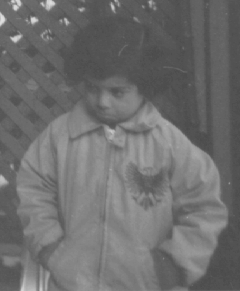
#> input picture Lab#3/pout.tif, 240 x 291 px
$ jupyter execute --allow-errors Lab_Smoothing_STD.ipynb   (shell and % lines are left out)
#> lines starting #> are read from the running program, lines starting #| are printed output that depends on the picture
### Lab#3/commonfunctions.py


import skimage.io as io
import matplotlib.pyplot as plt
import numpy as np
from skimage.exposure import histogram
from matplotlib.pyplot import bar
from skimage.color import rgb2gray,rgb2hsv

# Convolution:
from scipy.signal import convolve2d
from scipy import fftpack
import math

from skimage.util import random_noise
from skimage.filters import median
from skimage.filters import gaussian
from skimage.feature import canny


# Edges
from skimage.filters import sobel_h, sobel, sobel_v,roberts, prewitt

# Show the figures / plots inside the notebook
def show_images(images,titles=None):
    #This function is used to show image(s) with titles by sending an array of images and an array of associated titles.
    # images[0] will be drawn with the title titles[0] if exists
    # You aren't required to understand this function, use it as-is.
    n_ims = len(images)
    if titles is None: titles = ['(%d)' % i for i in range(1,n_ims + 1)]
    fig = plt.figure()
    n = 1
    for image,title in zip(images,titles):
        a = fig.add_subplot(1,n_ims,n)
        if image.ndim == 2:
            plt.gray()
        plt.imshow(image)
        a.set_title(title)
        n += 1
    fig.set_size_inches(np.array(fig.get_size_inches()) * n_ims)
    plt.show()


# [6 lines left out: function showHist, not called in this run]

### Lab#3/Lab_Smoothing_STD.ipynb
# Lab 3
### Averaging Filters

http://scikit-image.org/docs/0.13.x/api/skimage.util.html#skimage.util.random_noise

http://scikit-image.org/docs/dev/api/skimage.filters.html#skimage.filters.median

http://scikit-image.org/docs/dev/api/skimage.filters.html#skimage.filters.gaussian

[cell 1]
from commonfunctions import *
import math
import itertools

[cell 2]
plt.style.use('dark_background')

[cell 3]
original_img = io.imread('pout.tif')
#> original_img is the input picture: shape (291, 240); min 74, max 224, mean 110.3

noisy_img = random_noise(original_img, mode="s&p",amount=0.05)
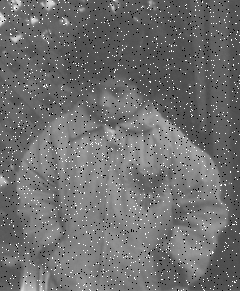
#> noisy_img: shape (291, 240) float64; min 0, max 1, mean 0.436

show_images([original_img, noisy_img], ["original Image", "Original Image with Noise"])
#> in show_images, `n_ims = len(images)`: n_ims = 2
#> the loop in show_images, `for image,title in zip(images,titles):` made 2 passes
#> (title, n) on passes 1 to 2: ('original Image', 2), ('Original Image with Noise', 3)
#> after the loop in show_images, `for image,title in zip(images,titles):`: n = 3
#> in show_images, `plt.show()`:
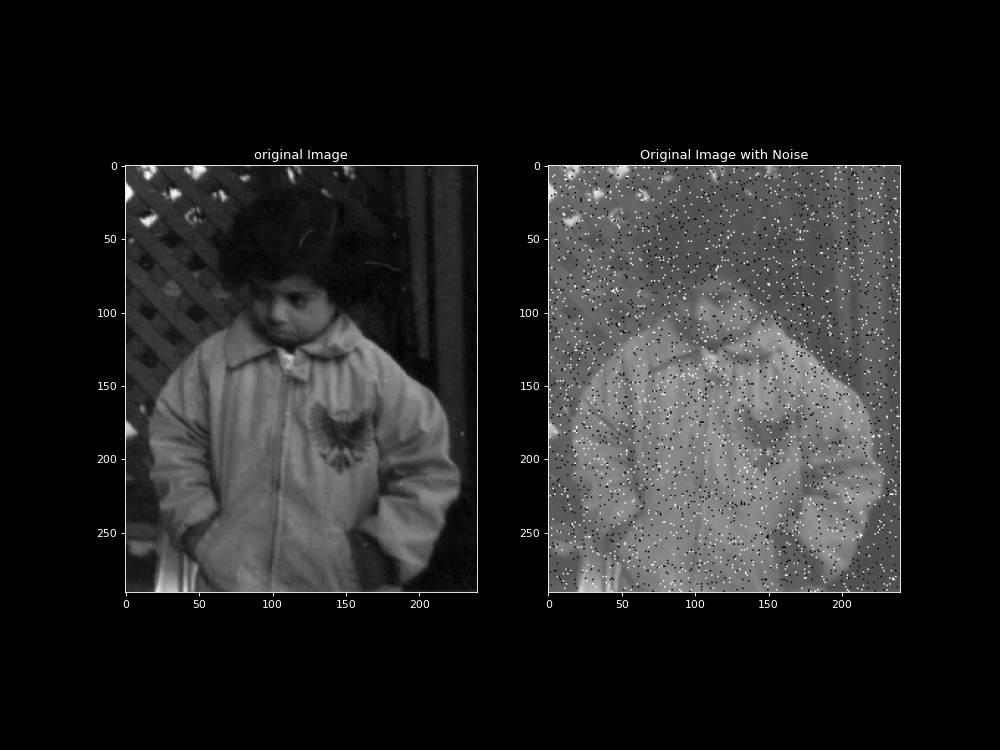
#> figure drawn by matplotlib, 2 panels

#> (a cell that did not finish here is left out)

#> (a cell that did not finish here is left out)

[cell 6]
'''
(2) skimage median filter
'''
ski_smoothed_median_image = median(noisy_img)
#> (the rest of this cell did not finish here and is left out)

[cell 7]
'''
(3) Gaussian Filters
'''

ski_smoothed_gaussian_image_1 = gaussian(noisy_img,sigma=0.2)
ski_smoothed_gaussian_image_2 = gaussian(noisy_img,sigma=3)
ski_smoothed_gaussian_image_3 = gaussian(noisy_img,sigma=8)
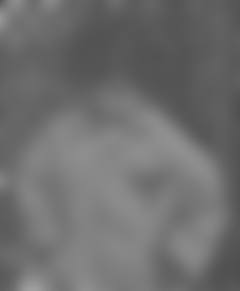
#> ski_smoothed_gaussian_image_3: shape (291, 240) float64; min 0.311, max 0.635, mean 0.436
show_images(
    [
        noisy_img,
        ski_smoothed_gaussian_image_1,
        ski_smoothed_gaussian_image_2,
        ski_smoothed_gaussian_image_3,
    ],
    [
        "Image with Noise",
        "Gaussian Filtered Image (Sigma=0.2)",
        "Gaussian Filtered Image (Sigma=3)",
        "Gaussian Filtered Image (Sigma=8)",
    ],
)
#> in show_images (call 2), `n_ims = len(images)`: n_ims = 4
#> the loop in show_images (call 2), `for image,title in zip(images,titles):` made 4 passes
#> title on passes 1 to 4: 'Image with Noise', 'Gaussian Filtered Image (Sigma=0.2)', 'Gaussian Filtered Image (Sigma=3)', 'Gaussian Filtered Image (Sigma=8)'
#> after the loop in show_images (call 2), `for image,title in zip(images,titles):`: n = 5
#> in show_images (call 2), `plt.show()`:
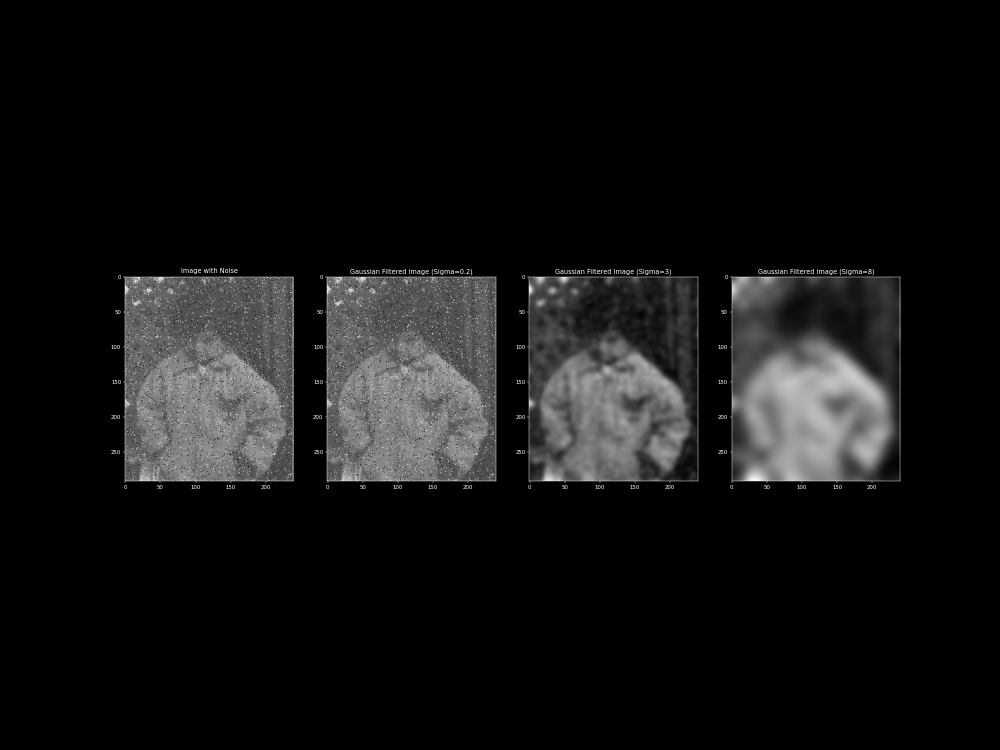
#> figure drawn by matplotlib, 4 panels

[cell 8]
ski_smoothed_gaussian_image = gaussian(noisy_img, sigma=1.23)
#> (the rest of this cell did not finish here and is left out)
